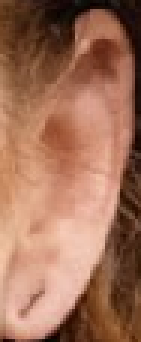
#> input picture labelled_ears/right/001.png, 47 x 114 px (shown 3 times larger); its folder holds only this picture in this run
$ python prepare_orientation_labels.py --input_dir labelled_ears/right
#> lines starting #> are read from the running program, lines starting #| are printed output that depends on the picture
"""
prepare_orientation_labels.py
==============================
OPTIONAL HELPER — only needed if your dataset ALREADY has left/right ears
separated into known subjects but NOT labelled by orientation.

Two strategies are supported:

Strategy A — Manual sampling (recommended for most cases)
    Copy a random sample of images into labelled_ears/left/ and labelled_ears/right/
    so you can label them by hand (or with a quick visual inspection).

Strategy B — Mirror-based auto-labelling (zero annotation required!)
    Assumes your dataset has MIXED orientations. For each original image,
    create a "right" copy and a "left" copy (which is just the mirror).
    The model then learns to distinguish natural from mirrored ears.
    Works surprisingly well when combined with moderate data augmentation.

USAGE
-----
    # Strategy A — sample for manual labelling
    python prepare_orientation_labels.py \
        --input_dir  C:/Users/sansk/Downloads/UERC26_data(1)/data/public \
        --output_dir labelled_ears \
        --strategy   sample \
        --n_samples  300        # 300 per class target

    # Strategy B — auto mirror
    python prepare_orientation_labels.py \
        --input_dir  C:/Users/sansk/Downloads/UERC26_data(1)/data/public/public \
        --output_dir labelled_ears \
        --strategy   mirror \
        --n_samples  2000       # total images to use
"""

import argparse
import os
import random
import shutil
from pathlib import Path
from PIL import Image, ImageOps
from tqdm import tqdm


def parse_args():
    p = argparse.ArgumentParser()
    p.add_argument("--input_dir",  required=True)
    p.add_argument("--output_dir", default="labelled_ears")
    p.add_argument("--strategy",   choices=["sample", "mirror"], default="mirror")
    p.add_argument("--n_samples",  type=int, default=2000)
    p.add_argument("--extensions", nargs="+", default=[".png", ".jpg", ".jpeg"])
    p.add_argument("--seed",       type=int, default=42)
    return p.parse_args()


def find_images(root, extensions):
    exts = {e.lower() for e in extensions}
    return sorted([
        str(p) for p in Path(root).rglob("*")
        if p.suffix.lower() in exts
    ])


def strategy_sample(all_images, output_dir, n_samples, seed):
    """Copy a random sample to output_dir/unlabelled/ for hand-labelling."""
    random.seed(seed)
    chosen = random.sample(all_images, min(n_samples, len(all_images)))
    out = os.path.join(output_dir, "unlabelled")
    os.makedirs(out, exist_ok=True)
    print(f"Copying {len(chosen)} images to {out} for manual labelling...")
    for src in tqdm(chosen):
        shutil.copy2(src, os.path.join(out, Path(src).name))
    print(f"\nDone. Now manually sort images into:")
    print(f"  {output_dir}/left/")
    print(f"  {output_dir}/right/")
    print("Then delete the unlabelled/ folder and run train_ear_orientation.py.")


def strategy_mirror(all_images, output_dir, n_samples, seed):
    """
    Auto-label: original images → 'right' class,
                mirrored images → 'left' class.
    This works well because a mirrored RIGHT ear looks like a LEFT ear.
    """
#> called with output_dir = 'labelled_ears', n_samples = 2000, seed = 42
    random.seed(seed)
    chosen = random.sample(all_images, min(n_samples, len(all_images)))

    right_dir = os.path.join(output_dir, "right")
    left_dir  = os.path.join(output_dir, "left")
    os.makedirs(right_dir, exist_ok=True)
    os.makedirs(left_dir, exist_ok=True)

    print(f"Creating mirror-based labels from {len(chosen)} images ...")
    for src in tqdm(chosen):
        stem = Path(src).stem
        ext  = Path(src).suffix

        img = Image.open(src).convert("RGB")
#> img is the input picture: PIL image 47x114 RGB; mean R, G, B 160.6, 111.6, 88.2

        # Original → right
        img.save(os.path.join(right_dir, f"{stem}{ext}"))
        # Mirrored → left
        ImageOps.mirror(img).save(os.path.join(left_dir, f"{stem}_mirror{ext}"))
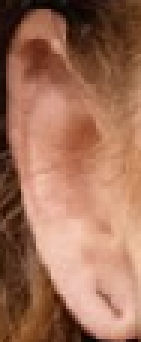
#> saved as 001_mirror.png: PIL image 47x114 RGB (shown 3 times larger); mean R, G, B 160.6, 111.6, 88.2

    print(f"\nDone! Created:")
    print(f"  {len(chosen)} right images in {right_dir}")
    print(f"  {len(chosen)} left  images in {left_dir}")
    print("\nNow run:")
    print(f"  python train_ear_orientation.py --data_dir {output_dir} ...")
    print("\nNOTE: Mirror-based labels work best when the MAJORITY of your")
    print("dataset is already one orientation (e.g. mostly right-facing).")
    print("If your dataset is truly 50/50, you will need manual labels instead.")


def main():
    args = parse_args()
    all_images = find_images(args.input_dir, args.extensions)
    print(f"Found {len(all_images)} images in {args.input_dir}")

    if args.strategy == "sample":
        strategy_sample(all_images, args.output_dir, args.n_samples, args.seed)
    else:
        strategy_mirror(all_images, args.output_dir, args.n_samples, args.seed)


if __name__ == "__main__":
    main()
